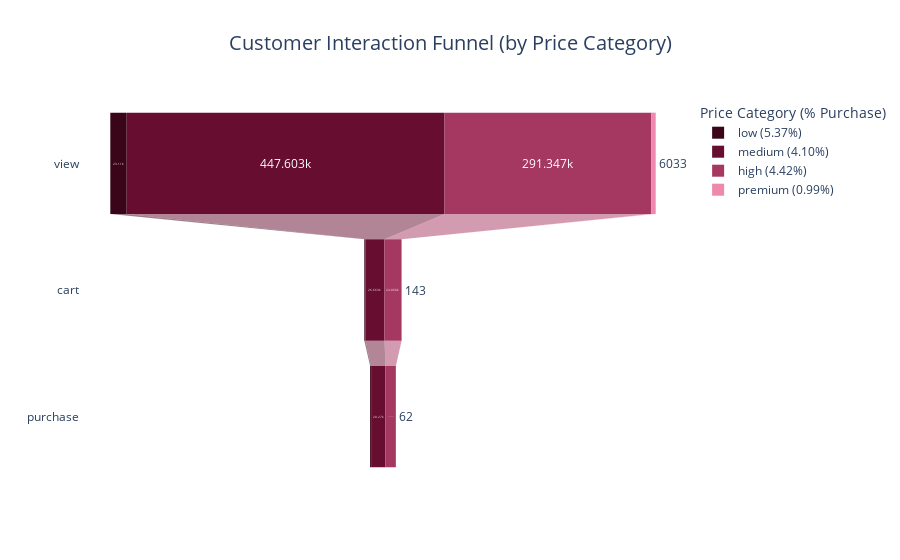

Here is the notebook cell this chart was saved with:
### Code cell
fig

### Figure 1 — Plotly figure (JSON) as saved in the notebook; plotly's stock layout.template omitted (floating-point values rounded to 4 significant figures)
{"data": [{"marker": {"color": "#3A0519"}, "name": "low (5.37%)", "type": "funnel", "x": [23110, 1749, 1411], "y": ["view", "cart", "purchase"]}, {"marker": {"color": "#670D2F"}, "name": "medium (4.10%)", "type": "funnel", "x": [447603, 26663, 20270], "y": ["view", "cart", "purchase"]}, {"marker": {"color": "#A53860"}, "name": "high (4.42%)", "type": "funnel", "x": [291347, 24068, 14596], "y": ["view", "cart", "purchase"]}, {"marker": {"color": "#EF88AD"}, "name": "premium (0.99%)", "type": "funnel", "x": [6033, 143, 62], "y": ["view", "cart", "purchase"]}], "layout": {"legend": {"title": {"text": "Price Category (% Purchase)"}}, "title": {"text": "Customer Interaction Funnel (by Price Category)"}}}
